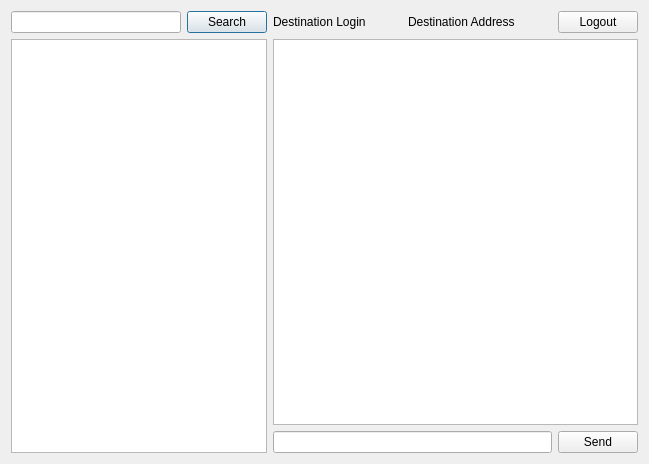
<?xml version="1.0" encoding="UTF-8"?>
<ui version="4.0">
 <class>ChatPage</class>
 <widget class="QDialog" name="ChatPage">
  <property name="geometry">
   <rect>
    <x>0</x>
    <y>0</y>
    <width>649</width>
    <height>464</height>
   </rect>
  </property>
  <property name="windowTitle">
   <string>Dialog</string>
  </property>
  <layout class="QHBoxLayout" name="horizontalLayout_2">
   <item>
    <layout class="QVBoxLayout" name="contactsVerticalLayout">
     <item>
      <layout class="QHBoxLayout" name="searchLoginHorizontalLayout">
       <item>
        <widget class="QLineEdit" name="searchLoginLineEdit">
         <property name="sizePolicy">
          <sizepolicy hsizetype="Minimum" vsizetype="Fixed">
           <horstretch>0</horstretch>
           <verstretch>0</verstretch>
          </sizepolicy>
         </property>
        </widget>
       </item>
       <item>
        <widget class="QPushButton" name="searchLoginPushButton">
         <property name="sizePolicy">
          <sizepolicy hsizetype="Fixed" vsizetype="Fixed">
           <horstretch>0</horstretch>
           <verstretch>0</verstretch>
          </sizepolicy>
         </property>
         <property name="text">
          <string>Search</string>
         </property>
        </widget>
       </item>
      </layout>
     </item>
     <item>
      <widget class="QListWidget" name="contactsListWidget">
       <property name="sizePolicy">
        <sizepolicy hsizetype="Fixed" vsizetype="Expanding">
         <horstretch>0</horstretch>
         <verstretch>0</verstretch>
        </sizepolicy>
       </property>
      </widget>
     </item>
    </layout>
   </item>
   <item>
    <layout class="QVBoxLayout" name="chatVerticalLayout">
     <item>
      <layout class="QHBoxLayout" name="horizontalLayout">
       <item>
        <widget class="QLabel" name="destinationLoginLabel">
         <property name="text">
          <string>Destination Login</string>
         </property>
        </widget>
       </item>
       <item>
        <spacer name="loginAddressHorizontalSpacer">
         <property name="orientation">
          <enum>Qt::Horizontal</enum>
         </property>
         <property name="sizeHint" stdset="0">
          <size>
           <width>40</width>
           <height>20</height>
          </size>
         </property>
        </spacer>
       </item>
       <item>
        <widget class="QLabel" name="destinationAddressLabel">
         <property name="text">
          <string>Destination Address</string>
         </property>
        </widget>
       </item>
       <item>
        <spacer name="addressLogoutHorizontalSpacer">
         <property name="orientation">
          <enum>Qt::Horizontal</enum>
         </property>
         <property name="sizeHint" stdset="0">
          <size>
           <width>40</width>
           <height>20</height>
          </size>
         </property>
        </spacer>
       </item>
       <item>
        <widget class="QPushButton" name="logoutPushButton">
         <property name="text">
          <string>Logout</string>
         </property>
        </widget>
       </item>
      </layout>
     </item>
     <item>
      <widget class="QTextEdit" name="chatTextEdit">
       <property name="readOnly">
        <bool>true</bool>
       </property>
      </widget>
     </item>
     <item>
      <layout class="QHBoxLayout" name="messageEditSendHorizontalLayout">
       <item>
        <widget class="QLineEdit" name="messageLineEdit"/>
       </item>
       <item>
        <widget class="QPushButton" name="sendPushButton">
         <property name="text">
          <string>Send</string>
         </property>
        </widget>
       </item>
      </layout>
     </item>
    </layout>
   </item>
  </layout>
 </widget>
 <resources/>
 <connections/>
</ui>
